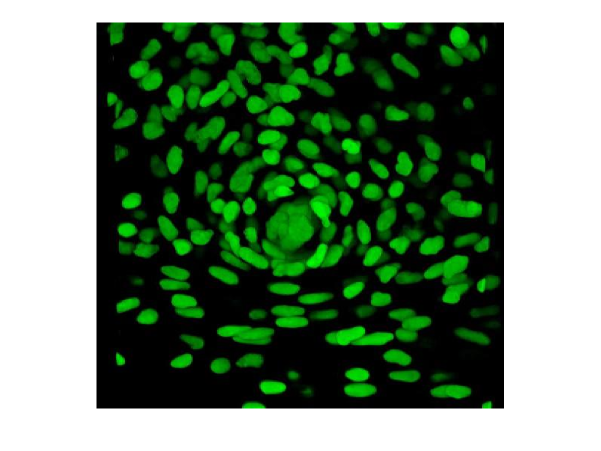
%> input picture original.png, 1201 x 901 px (shown at 1/2 size)
$ octave --eval "result = test2('../original.png');"   (GNU Octave 9; MATLAB toolbox functions it lacks are replaced by stand-ins)
%> lines starting %> are read from the running program, lines starting %| are printed output that depends on the picture; in (x1, y1, x2, y2) boxes, pixels count from 0 and x2, y2 are one past the last pixel; in counts of white or black regions, pixels touching at a corner belong together; the program's own positions count from 1
function n = test2(ruta)
%> called with ruta = '../original.png'
    imagen = imread(ruta);
%> imagen is the input picture: size 901x1201x3 uint8; mean R, G, B 108.4, 133.3, 108.6
    figure
    imshow(imagen)
    title('Imagen Ingresada')

    %convertimos blanco y negro
    gray_image = rgb2gray(imagen);
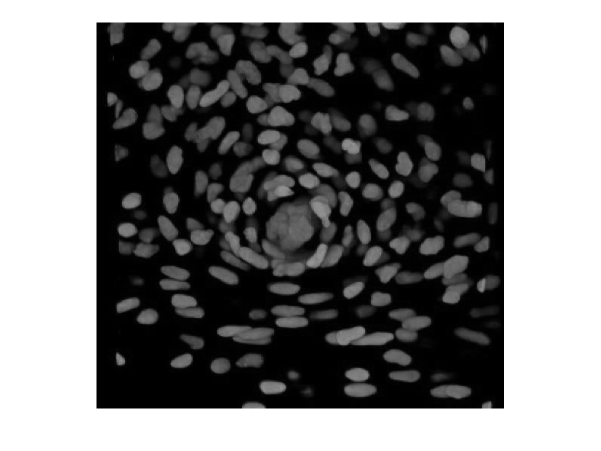
%> gray_image: size 901x1201 uint8 (shown at 1/2 size); min 0, max 255, mean 123.1
    %ajuste de contraste
    I2 = adapthisteq(gray_image);
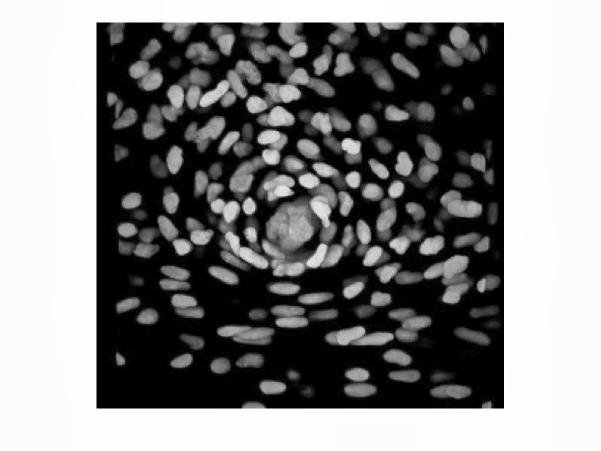
%> I2: size 901x1201 uint8 (shown at 1/2 size); min 0, max 255, mean 132.3
    %convertir la imagen en binaria
    BW = imbinarize(I2,graythresh(I2));
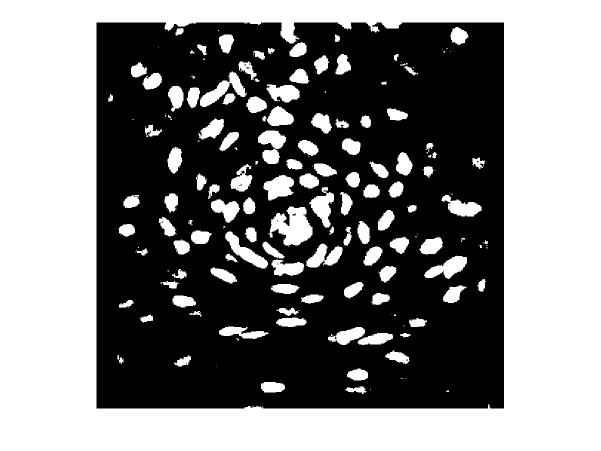
%> BW: size 901x1201 logical (shown at 1/2 size); 50% white; 179 white regions (59 under 20 px), largest, box (x1, y1, x2, y2) and area: (0, 0, 1201, 901) 455532, (536, 413, 625, 493) 4224, (400, 143, 493, 214) 2314
    BW1= bwareaopen(BW,1000);
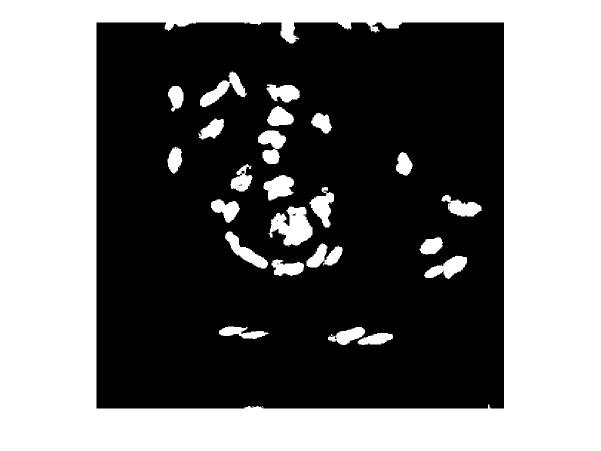
%> BW1: size 901x1201 logical (shown at 1/2 size); 45.7% white; 24 white regions, largest, box (x1, y1, x2, y2) and area: (0, 0, 1201, 901) 455532, (536, 413, 625, 493) 4224, (400, 143, 493, 214) 2314
    BW2=~BW1;
    BW3 = imfill(BW2,'holes');
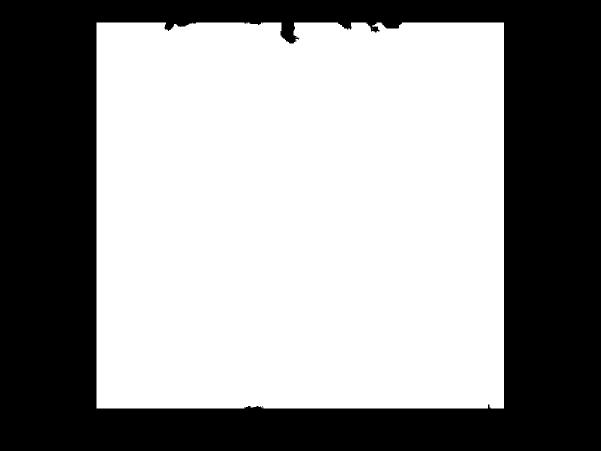
%> BW3: size 901x1201 logical (shown at 1/2 size); 57.9% white; 1 black region, box (x1, y1, x2, y2) and area: (0, 0, 1201, 901) 455524
    BW4= bwareaopen(BW3,400);
%> BW4: size 901x1201 logical; 57.9% white; 1 black region, box (x1, y1, x2, y2) and area: (0, 0, 1201, 901) 455526
    se = strel('disk',5);
    image1=imerode(BW4,se);
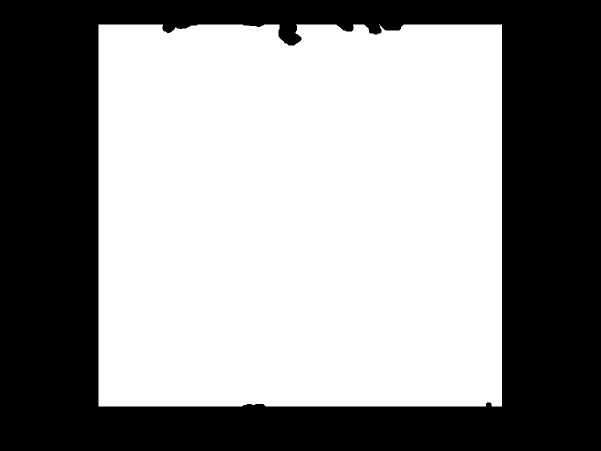
%> image1: size 901x1201 logical (shown at 1/2 size); 56.6% white; 1 black region, box (x1, y1, x2, y2) and area: (0, 0, 1201, 901) 469262
    imshow(image1)
    title('Imagen Ingresada2')

    stats = regionprops('table',image1,'Area');
%> stats = 1 region; Area: 612839
    %disp(stats);
    orderstats=sortrows(stats,'Area', 'descend');
%> orderstats = 1 region; Area: 612839
    disp(orderstats)

    segmentedRBC = bwareafilt(image1,[0 499]);
%> segmentedRBC: size 901x1201 logical; every value is 0
    segmentedRBC = imfill(segmentedRBC,'holes');
    se=strel('disk',7);
    segmentedRBC=imerode(segmentedRBC,se);
    imshow(segmentedRBC)
    title('Imagen segmentedRBC')

    f = bwconncomp(segmentedRBC);
%> f = 0 connected components
    RBC_counter = f.NumObjects;
%> RBC_counter = 0
    fprintf('%s %d\n','Cantidad de RBC = ',RBC_counter);
%| Cantidad de RBC =  0
%> (the run ends here)

$ run again, on muchasCelulasMetodo2.PNG
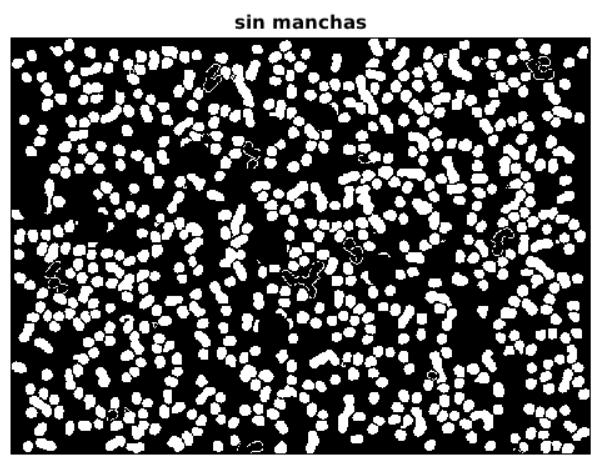
%> input picture muchasCelulasMetodo2.PNG, 600 x 470 px
%> in test2, imagen is the input picture: size 470x600x3 uint8; min 0, max 255, mean 102.5
%> in test2, `BW = imbinarize(I2,graythresh(I2));`:
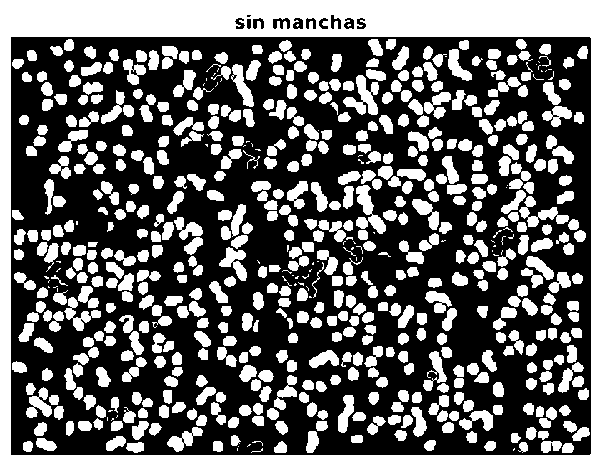
%> BW: size 470x600 logical; 39.9% white; 635 white regions (79 under 20 px), largest, box (x1, y1, x2, y2) and area: (0, 0, 600, 470) 38818, (343, 75, 379, 115) 692, (356, 185, 386, 234) 662
%> BW1: size 470x600 logical; 13.8% white; 1 white region, box (x1, y1, x2, y2) and area: (0, 0, 600, 470) 38818
%> BW4: size 470x600 logical; 86% white; 1 black region, box (x1, y1, x2, y2) and area: (0, 0, 600, 470) 39562
%> in test2, `image1=imerode(BW4,se);`:
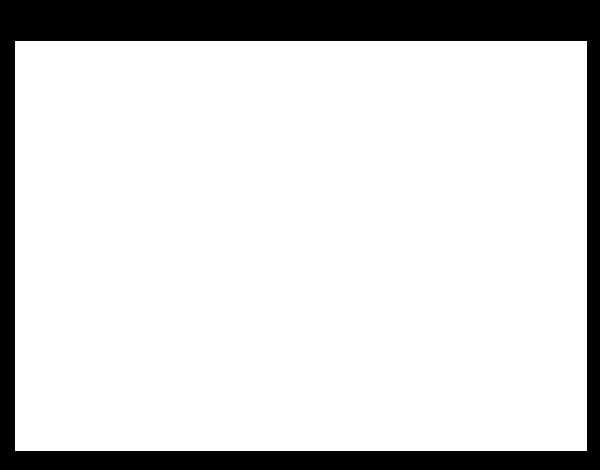
%> image1: size 470x600 logical; 83.2% white; 1 black region, box (x1, y1, x2, y2) and area: (0, 0, 600, 470) 47480
%> stats = 1 region; Area: 234520
%> segmentedRBC: size 470x600 logical; every value is 0
%> f = 0 connected components
%> RBC_counter = 0
%| Cantidad de RBC =  0

$ run again, on pocasCelulasMetodo2.PNG
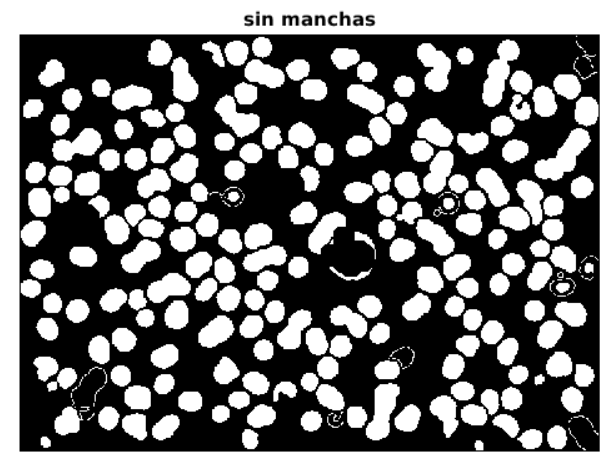
%> input picture pocasCelulasMetodo2.PNG, 609 x 460 px
%> in test2, imagen is the input picture: size 460x609x3 uint8; min 0, max 255, mean 112.4
%> in test2, `BW = imbinarize(I2,graythresh(I2));`:
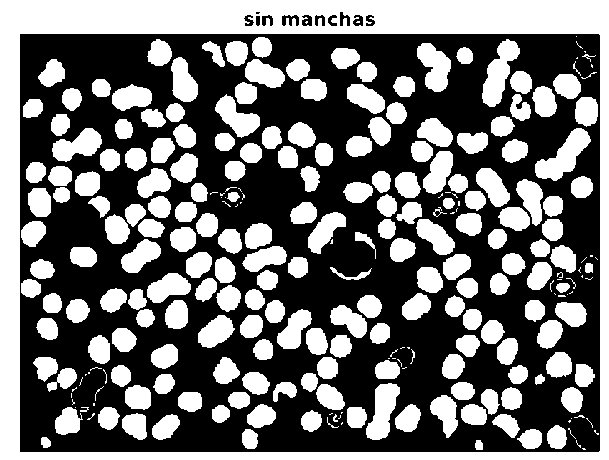
%> BW: size 460x609 logical; 43.9% white; 268 white regions (68 under 20 px), largest, box (x1, y1, x2, y2) and area: (0, 0, 609, 460) 36948, (535, 128, 591, 181) 1342, (482, 39, 520, 107) 1285
%> BW1: size 460x609 logical; 14.9% white; 5 white regions, box (x1, y1, x2, y2) and area: (0, 0, 609, 460) 36948, (535, 128, 591, 181) 1342, (482, 39, 520, 107) 1285, (366, 383, 400, 440) 1140, (417, 43, 451, 92) 1062
%> BW3: size 460x609 logical; 86.8% white; 1 black region, box (x1, y1, x2, y2) and area: (0, 0, 609, 460) 36948
%> BW4: size 460x609 logical; 86.5% white; 1 black region, box (x1, y1, x2, y2) and area: (0, 0, 609, 460) 37702
%> in test2, `image1=imerode(BW4,se);`:
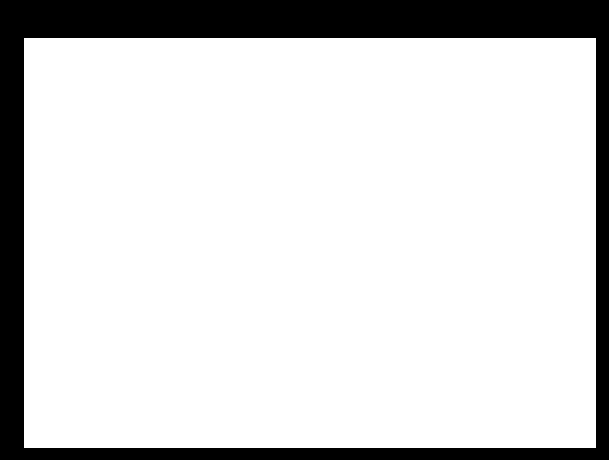
%> image1: size 460x609 logical; 83.7% white; 1 black region, box (x1, y1, x2, y2) and area: (0, 0, 609, 460) 45620
%> stats = 1 region; Area: 234520
%> segmentedRBC: size 460x609 logical; every value is 0
%> f = 0 connected components
%> RBC_counter = 0
%| Cantidad de RBC =  0
